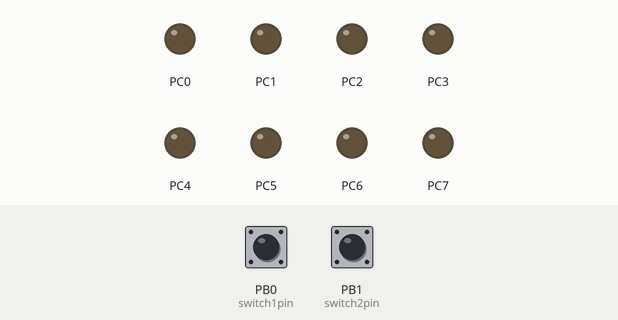
A program run on a simulated ATmega8, built with avr-gcc and emulated at 1 MHz. Shown: output pins drawn as LEDs (lit = HIGH). Dashed ring = blinking. Inputs (shaded band) come from the test bench; at power-on: PB0 (switch1pin) HIGH, PB1 (switch2pin) HIGH.

Above: at 1.2 s.
1.3 s: PB0 (switch1pin) pulled LOW for 1 s
At 1.46 s:
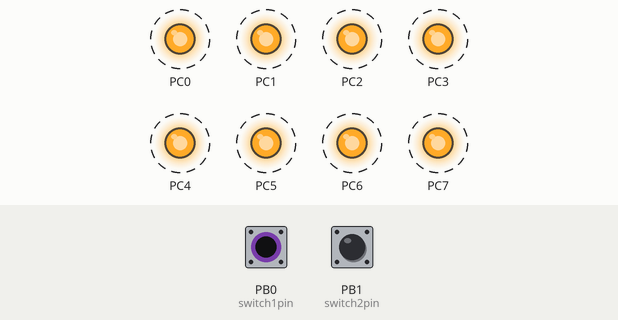
4.3 s: PB1 (switch2pin) pulled LOW for 3.2 s
At 8.2 s:
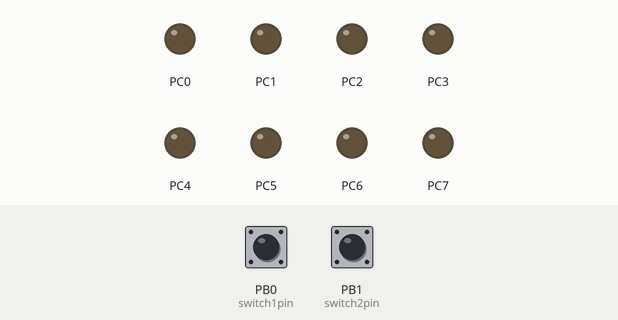
9.0 s: PB0 (switch1pin) pulled LOW for 3.2 s
At 53.0 s:
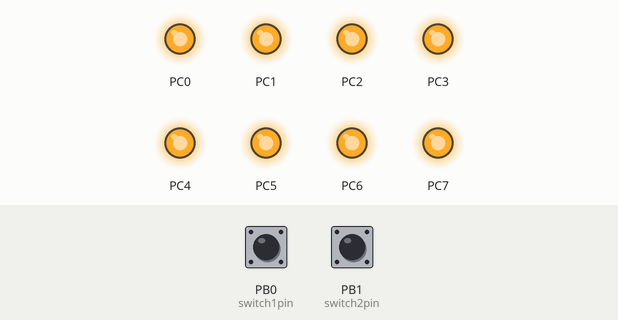
Timing chart, 0 to 53.5 s (numbered marks = the images above; inputs shaded):
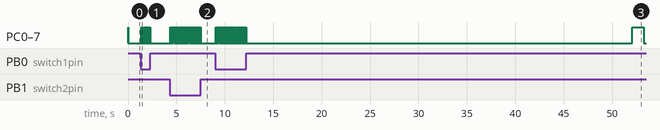

Measured:
- after the input at 1.3 s, PC0–7: alternates HIGH for 0.05 s and LOW for 0.05 s, 20 changes in all, then stays LOW, starting after 0.05 s
- after the input at 4.3 s, PC0–7: alternates HIGH for 0.05 s and LOW for 0.05 s, 64 changes in all, then stays LOW, starting after 0.05 s
- after the input at 9.0 s, PC0–7: goes 31 × (HIGH 0.05 s, LOW 0.05 s), HIGH 0.05 s, LOW 39.9 s, HIGH 1.2 s, then LOW, starting after 0.05 s

The program:

main.c
```c
/*
 * Timer4Exam.c
 *
 * Created: 9/6/2020 10:57:36 PM
 * Author : Abhilekh
 */
#define F_CPU 1000000UL
#include <util/delay.h>
#include <avr/interrupt.h>
#include <avr/io.h>
#define BUZZERPORT PORTC
#define BUZZERDDR DDRC
#define INDDR DDRB
#define INPIN PINB
#define INPORT PORTB
#define switch1pin 0   // input pin for setting firsttimervalue
#define switch2pin  1  // input pin for setting secondtimervalue
#define firsttimervalue 40 //40 secs
#define secondtimervalue 65  //65 secs
int seconds=0;  // incremented by timer from startup
int overflowseconds=-1;
void buzzshort(){
	BUZZERPORT=0xFF;
	_delay_ms(50);
	BUZZERPORT=0x00;
}
void buzzlong(){
	BUZZERPORT=0xFF;
	_delay_ms(600);
	BUZZERPORT=0x00;
}
ISR(TIMER1_OVF_vect)
{
	seconds++;
	TCNT1H=(-977)>>8;
	TCNT1L=(-977)&0xFF;
}
int main(void)
{
	BUZZERDDR=0xFF;
	INDDR=0x00;
	INPORT=0xFF;
	buzzshort();
	TCNT1H=(-977)>>8;
	TCNT1L=(-977)&0xFF;// over flow after 977 clocks__works for 1MHZ clock,[1/1000000x1024x977=1 second]
	TCCR1A=0x00;//normal mode
	TCCR1B=0x05;//internal clock ,prescaler 1:1024
	TIMSK=(1<<TOIE1);// enable timer1 interrupt
	sei();
    while (1)
    {
		if(!(INPIN&(1<<switch1pin)))
		{
			_delay_ms(50);//debounce
			if(!(INPIN&(1<<switch1pin)))
			{
				buzzshort();
				overflowseconds=seconds+firsttimervalue;
			}
		}
		if(!(INPIN&(1<<switch2pin)))
		{
			_delay_ms(50);//debounce
			if(!(INPIN&(1<<switch2pin)))
			{
				buzzshort();
				overflowseconds=seconds+secondtimervalue;
			}
		}
		if(seconds==overflowseconds){
			buzzlong();
		}
		if((seconds-overflowseconds)>600) // if device not used for more than 1 hour, sound alarm to switch off the device
		{
			cli();
			for(int i=0;i<2000;i++)
			{
				buzzlong();
			}
		}
	}
}
```
